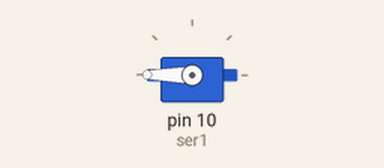
A sketch run on a simulated Arduino Uno, built with avr-gcc and run on an emulated ATmega328P. Shown: servo.

Above: at 0.05 s.
At 6.0 s:
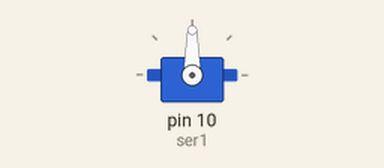
Timing chart, 0 to 7.8 s (numbered marks = the images above):
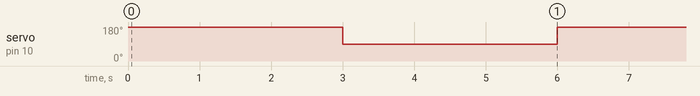

The sketch:

servo_prueba.ino
```cpp
#include <Arduino.h>

#include<Servo.h>

Servo ser1;

void setup() {

ser1.attach(10);
ser1.write(0);

}

void loop() {

ser1.write(180);
delay(3000);

ser1.write(90);
delay(3000);


}
```

Measured:
- by itself, servo on pin 10 (ser1): alternates 180° for 3.0 s and 90° for 3.0 s
